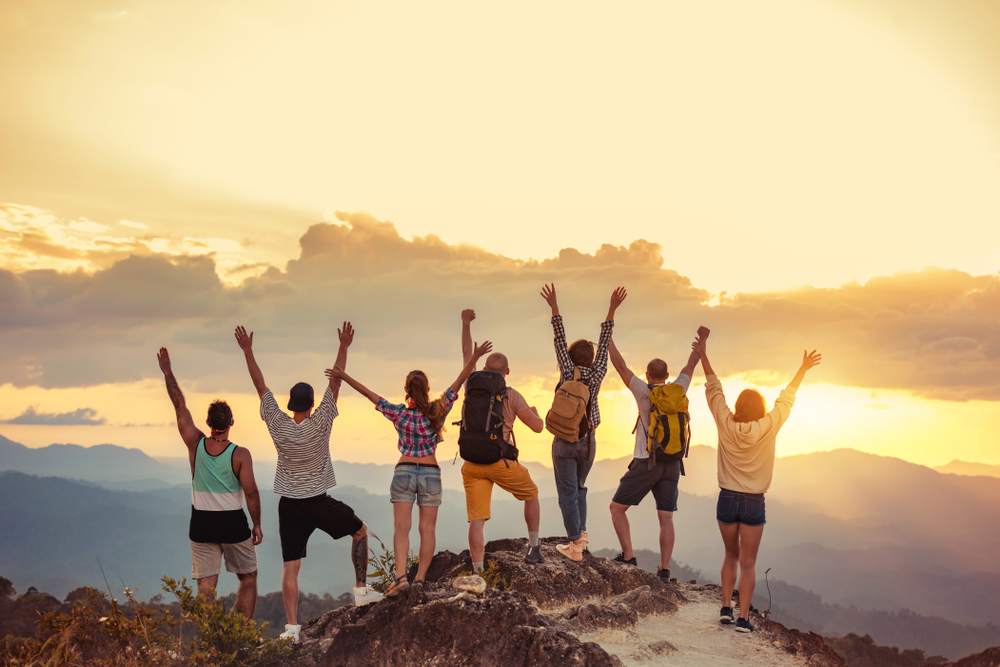
#> input picture friends.jpg, 1000 x 667 px, found by its file name
$ jupyter execute project_4.ipynb
#> lines starting #> are read from the running program, lines starting #| are printed output that depends on the picture
[cell 1]
import cv2 as cv
import numpy as np

[cell 2]
img = cv.imread("./images/friends.jpg")
#> img is the input picture: shape (667, 1000, 3); mean B, G, R 136.4, 172, 195.7
cv.imshow("Og" , img)
cv.waitKey(0)
cv.destroyAllWindows()

[cell 3]
#STEP 1 : CONVERT COLOR TO GRAYSCALE

[cell 4]
gray = cv.cvtColor(img , cv.COLOR_BGR2GRAY)
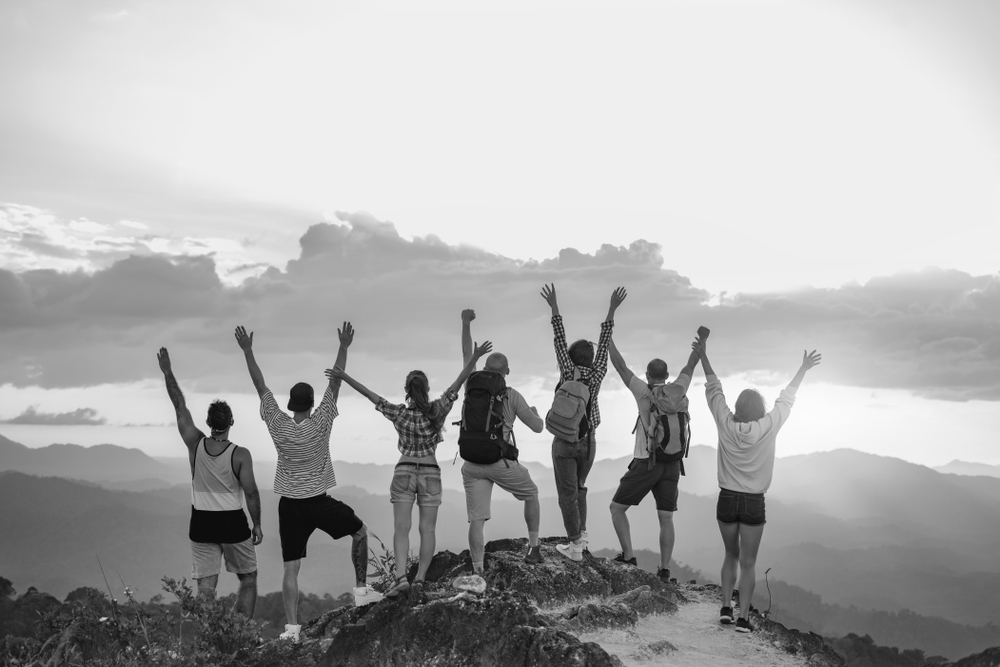
#> gray: shape (667, 1000); min 1, max 254, mean 175.1

[cell 5]
cv.imshow("Og" , img)
cv.imshow("grayscale img" , gray)
cv.waitKey(0)
cv.destroyAllWindows()

[cell 6]
#STEP 2 : APPLY GAUSSIAN BLUR

[cell 7]
img_g = cv.GaussianBlur(gray , (5,5) , 3 )
cv.imshow("Og" , img)
cv.imshow("grayscale img" , gray)
cv.imshow("Gaussian Blur img" , img_g)
cv.waitKey(0)
cv.destroyAllWindows()

[cell 8]
#STEP 3: DIVIDE GRAYSCALE AND GAUSSIAN BLIR IMG

[cell 9]
gray.shape
#> Out = (667, 1000)

[cell 10]
div_img = cv.divide(gray , img_g , scale=256)
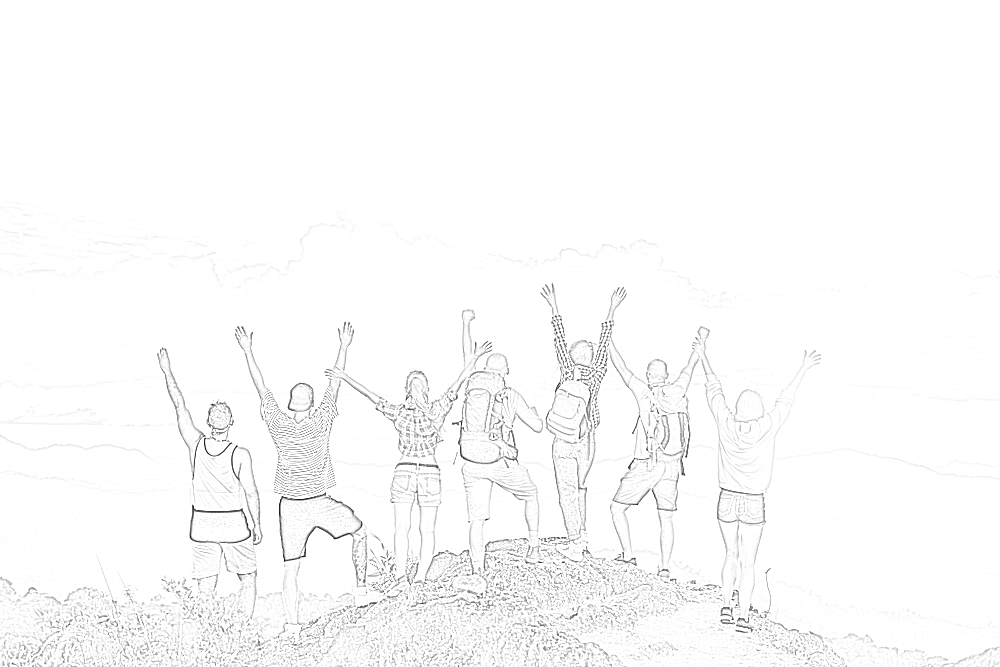
#> div_img: shape (667, 1000); min 4, max 255, mean 250.5
cv.imshow("Og" , img)
cv.imshow("grayscale img" , gray)
cv.imshow("Gaussian Blur img" , img_g)
cv.imshow("Division img" , div_img)
cv.waitKey(0)
cv.destroyAllWindows()

[cell 11]
#STEP 4 : ADJUST GAMMA FACTOR

[cell 12]
gamma = 0.1
if gamma == 0 :
    gamma = 0.01

invgamma = 1/gamma
#look-up table
lut = np.array([((i/255)**invgamma)*255 for i in range (0,256) ] )
pencil_sketch_img = cv.LUT(div_img.astype("uint8"),lut.astype("uint8") )
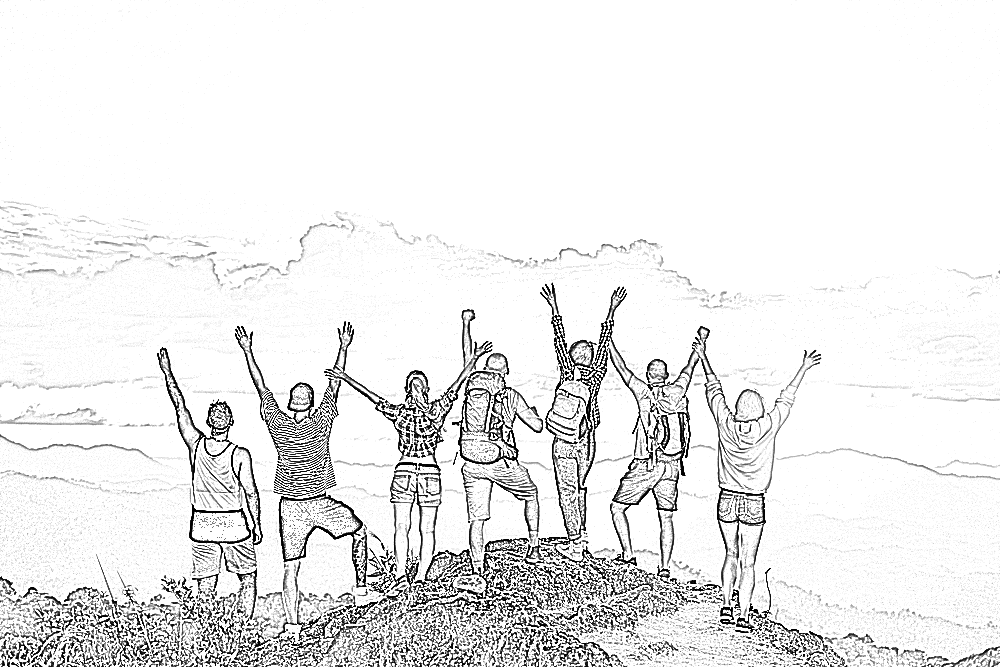
#> pencil_sketch_img: shape (667, 1000); min 0, max 255, mean 235.3

[cell 13]
cv.imshow("Og" , img)
cv.imshow("Division img" , div_img)
cv.imshow("Pencil Sketch Image" , pencil_sketch_img)
cv.waitKey(0)
cv.destroyAllWindows()

[cell 14]
#PENCIL SKETCH FUNC

[cell 15]
def pencil_sketch_maker (img,k_size,gamma):
#> called with k_size = 5, gamma = 0.5
    gray = cv.cvtColor(img , cv.COLOR_BGR2GRAY)

    img_g = cv.GaussianBlur(gray , (k_size,k_size) , 0 )


    div_img = cv.divide(gray , img_g , scale=256)


    if gamma == 0 :
        gamma = 0.01

    if gamma < 0 :
        raise Exception("Cannot be negetive" , "Gamma cannot be less than 0 range(0-1)")

    if gamma > 1 :
        raise Exception("Cannot be more than 1" , "Gamma cannot be more than 1 range(0-1)")

    invgamma = 1/gamma
    #look-up table
    lut = np.array([((i/255)**invgamma)*255 for i in range (0,256) ] )
    pencil_sketch_img = cv.LUT(div_img.astype("uint8"),lut.astype("uint8") )
    return pencil_sketch_img

[cell 16]
pencil_sketch_byfunc = pencil_sketch_maker(img , 5 , 0.5)
cv.imshow("Pencil Sketch Image" , pencil_sketch_byfunc)
cv.waitKey(0)
cv.destroyAllWindows()

[cell 17]
#Applying gamma correction amplifies light areas and boosts line sharpness, giving a clearer pencil-on-paper look.

[cell 18]
#GUI FOR PENCIL SKETCH

[cell 19]
image = cv.imread("./images/friends.jpg")

[cell 20]
cv.namedWindow("Control Panel for Pencil Sketch")
cv.createTrackbar("k_size" , "Control Panel for Pencil Sketch" , 1 , 100 ,(lambda x : None))
cv.createTrackbar("gamma" , "Control Panel for Pencil Sketch" , 0 , 100 ,(lambda x : None))

while True :
    #calibrate k_size to odd
    k = cv.getTrackbarPos("k_size" , "Control Panel for Pencil Sketch" )

    k = 2*k + 1

    #calibrate gamma between 0-1
    g = cv.getTrackbarPos("gamma" , "Control Panel for Pencil Sketch" )
    g = g/100

    pencil_s = pencil_sketch_maker(image,k,g)
#> call 2 of pencil_sketch_maker, with k_size = 3, gamma = 0
#> in pencil_sketch_maker (call 2), `pencil_sketch_img = cv.LUT(div_img.astype("uint8"),lut.astype("uint8") )`:
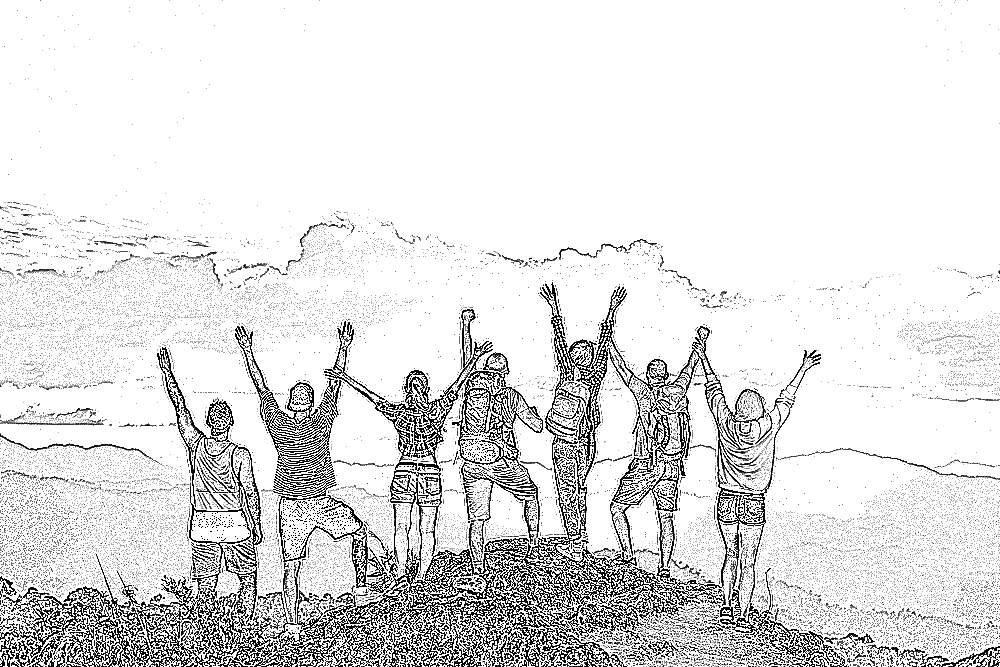
#> pencil_sketch_img: shape (667, 1000); min 0, max 255, mean 225.5

    cv.imshow("Pencil Sketch By Func" , pencil_s)
    if cv.waitKey(1) == 27 :
#> (key Esc is pressed here)
